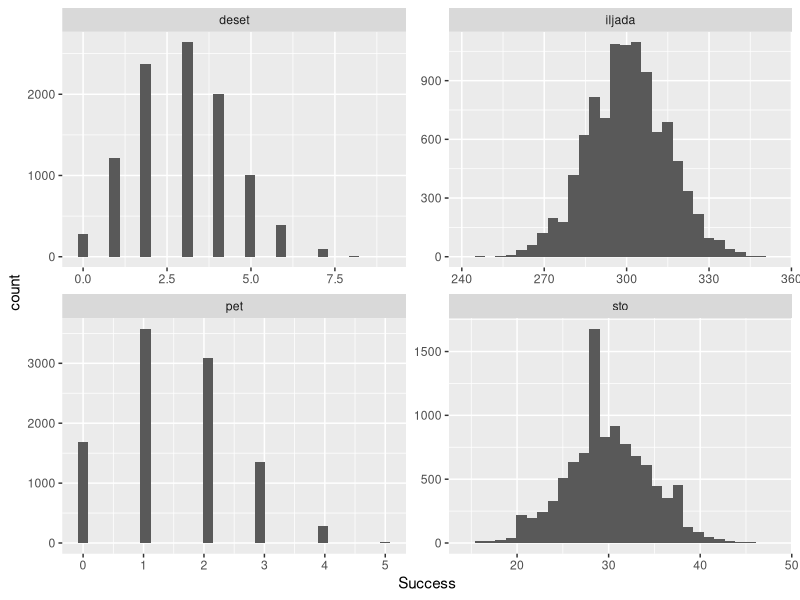

This chart was generated by the following R code: (Note: this script raises an error after producing the figure.)
# Statistika

#               Binomna raspredelba  #
require(ggplot2)
rbinom(n = 5,size = 3,prob=0.01)

binom10 <- rbinom(n=10000, size = 10, prob = 0.4)
binom100 <- rbinom(n=10000, size = 100, prob = 0.4)
binom1000 <- rbinom(n=10000, size = 1000, prob = 0.4)

binom5 <- data.frame(Success = rbinom(n=10000, size = 5, prob = 0.3), Size = "pet")
binom10 <- data.frame(Success = rbinom(n=10000, size = 10, prob = 0.3), Size = "deset")
binom100 <- data.frame(Success = rbinom(n=10000, size = 100, prob = 0.3), Size = "sto")
binom1000 <-data.frame(Success = rbinom(n=10000, size = 1000, prob = 0.3), Size = "iljada")

binomAll <- rbind(binom5,binom10,binom100,binom1000)
head(binomAll)
tail(binomAll)

ggplot(binomAll,aes(x=Success)) + geom_histogram() + facet_wrap(~Size,scales = "free")
facet_wrap()
dbinom(x = 3,size = 10, prob = 0.3) # 3 od 10 uspesi
pbinom(q = 3, size = 10, prob = 0.3) # 3 ili polmaku
qbinom(p = 0.99, size = 5 ,prob = 0.3) # kolku obidi od 5 ni trebaat za da dobieme verojatnost p
qbinom(c(.3,.35,.40,.50,.90,.95,.96,.97,.98,.99), size = 5 ,prob = 0.3) # vektor od verojatnosti





